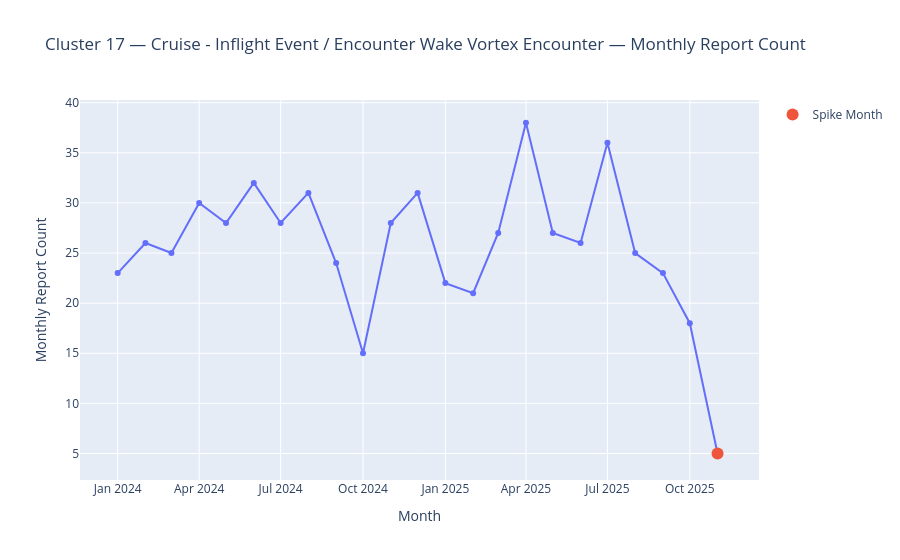
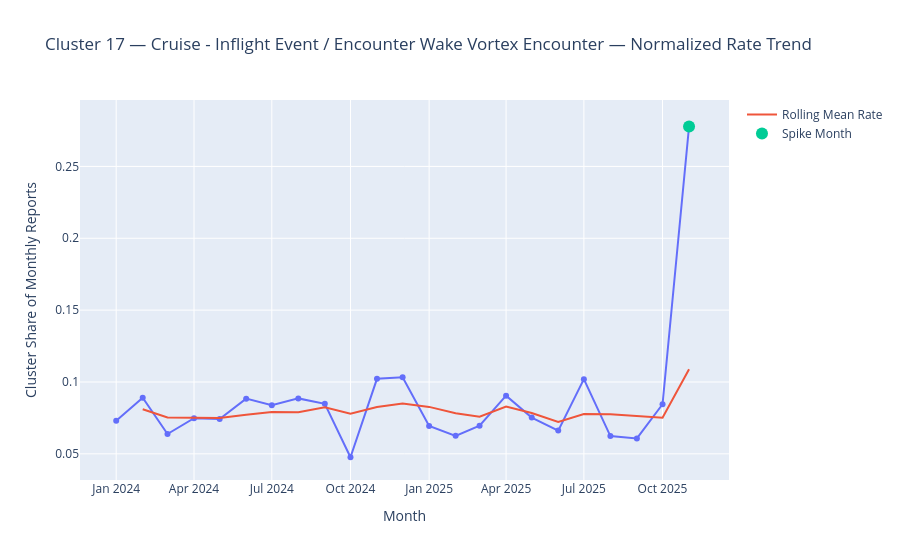
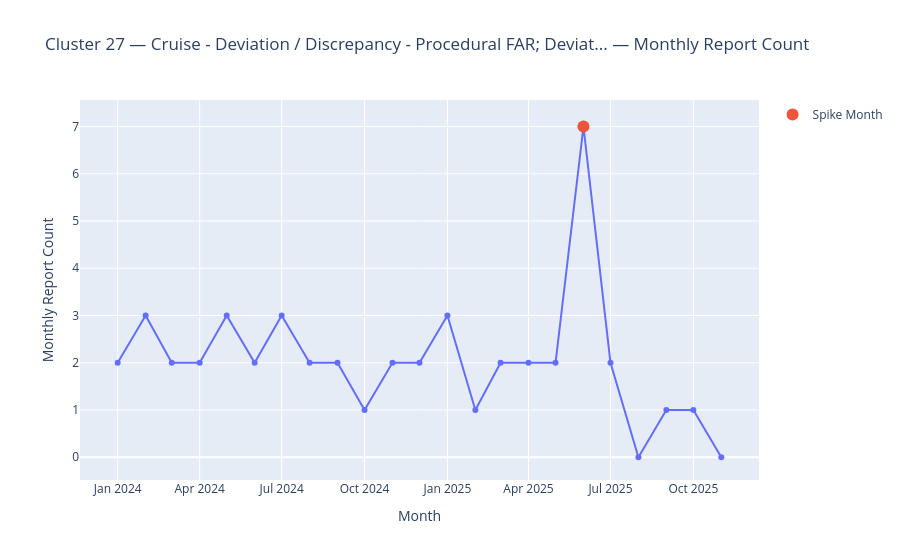
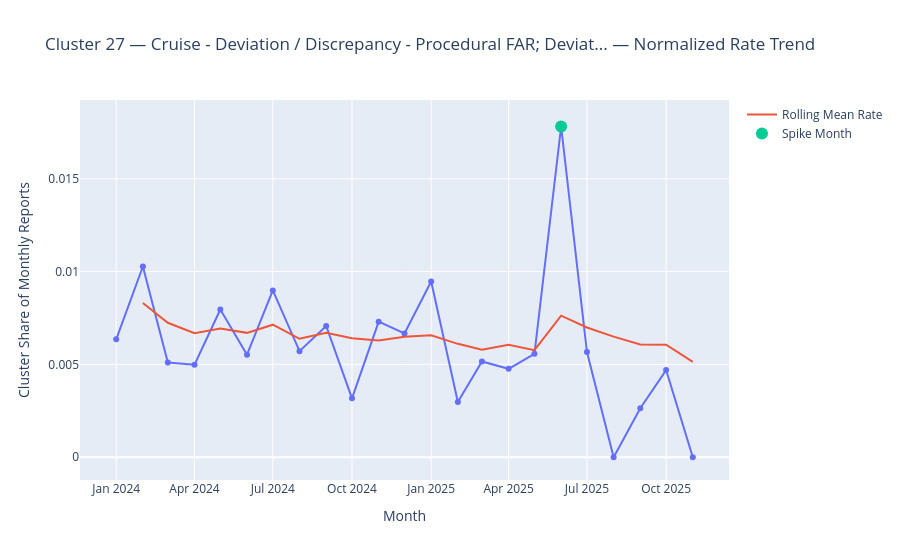

Source (notebook cell) for these figures, in order:
### Code cell
# ============================================================
# TOP 3 SPIKE CLUSTERS - INTERACTIVE TIME-SERIES PLOTS
# ============================================================
# Purpose:
# Show the 3 strongest spike clusters with rich interactive hover info.
#
# This cell assumes you already ran your main time-series pipeline and
# created:
#   - cluster_features_rate   -> full cluster-month trend table
#   - spikes_rate             -> flagged spike rows from rate-based logic
#
# What this cell shows for each top cluster:
# - Cluster ID
# - Optional cluster label / name
# - Optional cluster description
# - Month
# - Monthly count
# - Monthly normalized rate
# - Rolling mean
# - z-score
# - growth %
# - whether the month was flagged as a spike
# - optional metadata like top anomaly / phase / aircraft / terms
# ============================================================

import pandas as pd
import numpy as np
import plotly.express as px
import plotly.graph_objects as go

# ------------------------------------------------------------
# 1. BASIC SAFETY CHECKS
# ------------------------------------------------------------
required_objects = ["cluster_features_rate", "spikes_rate"]
missing_objects = [obj for obj in required_objects if obj not in globals()]

if missing_objects:
    raise ValueError(
        f"Missing required objects: {missing_objects}. "
        "Run the main time-series pipeline first."
    )

if len(spikes_rate) == 0:
    raise ValueError(
        "No spike rows found in 'spikes_rate'. "
        "Try loosening thresholds or confirm spike detection ran correctly."
    )

# ------------------------------------------------------------
# 2. OPTIONAL: MERGE CLUSTER METADATA IF AVAILABLE
# ------------------------------------------------------------
# If your original dataframe df contains cluster-level descriptive columns,
# bring one representative row per cluster into the plotting dataframe.
meta_candidates = [
    "name",
    "description",
    "top_anomaly",
    "top_phase",
    "top_aircraft",
    "top_terms"
]

plot_df = cluster_features_rate.copy()

if "df" in globals():
    available_meta = [c for c in meta_candidates if c in df.columns]

    if available_meta:
        cluster_meta = (
            df[["cluster_id"] + available_meta]
            .drop_duplicates(subset=["cluster_id"])
            .copy()
        )

        cols_to_merge = ["cluster_id"] + [
            c for c in available_meta if c not in plot_df.columns
        ]

        if len(cols_to_merge) > 1:
            plot_df = plot_df.merge(
                cluster_meta[cols_to_merge],
                on="cluster_id",
                how="left"
            )

# ------------------------------------------------------------
# 3. CREATE FRIENDLIER DISPLAY COLUMNS
# ------------------------------------------------------------
# Your earlier pipeline names:
#   count-based: rolling_mean, z_score, growth_pct
#   rate-based : rate_roll_mean, rate_z, rate_growth_pct
#
# To make plotting easier, create standardized aliases.
plot_df = plot_df.copy()

if "month_key" in plot_df.columns:
    plot_df["month_str"] = pd.to_datetime(plot_df["month_key"]).dt.strftime("%Y-%m")

# Count-side aliases
if "rolling_mean" in plot_df.columns:
    plot_df["rolling_mean_count"] = plot_df["rolling_mean"]

if "rolling_std" in plot_df.columns:
    plot_df["rolling_std_count"] = plot_df["rolling_std"]

if "z_score" in plot_df.columns:
    plot_df["z_count"] = plot_df["z_score"]

if "growth_pct" in plot_df.columns:
    plot_df["growth_pct_count"] = plot_df["growth_pct"]

# Rate-side aliases
if "rate_roll_mean" in plot_df.columns:
    plot_df["rolling_mean_rate"] = plot_df["rate_roll_mean"]

if "rate_roll_std" in plot_df.columns:
    plot_df["rolling_std_rate"] = plot_df["rate_roll_std"]

if "rate_z" in plot_df.columns:
    plot_df["z_rate"] = plot_df["rate_z"]

if "rate_growth_pct" in plot_df.columns:
    plot_df["growth_pct_rate"] = plot_df["rate_growth_pct"]

# Standardized spike aliases
if "spike_rate_z" in plot_df.columns:
    plot_df["spike_rate"] = plot_df["spike_rate_z"]

if "spike_z" in plot_df.columns:
    plot_df["spike_count"] = plot_df["spike_z"]

# Previous month's count for hover context
plot_df["prev_count"] = plot_df.groupby("cluster_id")["count"].shift(1)

# ------------------------------------------------------------
# 4. RANK CLUSTERS AND PICK TOP 3
# ------------------------------------------------------------
# We rank clusters by their strongest spike signal.
# If both count and rate z-scores exist, use the stronger of the two.
rank_cols = [c for c in ["z_count", "z_rate"] if c in spikes_rate.columns or c in plot_df.columns]

# Build ranking table from plot_df rows that were flagged as spikes
spike_rows_for_rank = plot_df[plot_df["spike_flag"] == True].copy()

if "z_count" not in spike_rows_for_rank.columns:
    spike_rows_for_rank["z_count"] = np.nan

if "z_rate" not in spike_rows_for_rank.columns:
    spike_rows_for_rank["z_rate"] = np.nan

spike_rank = (
    spike_rows_for_rank.groupby("cluster_id")[["z_count", "z_rate"]]
    .max()
    .fillna(-np.inf)
)

spike_rank["spike_score"] = spike_rank[["z_count", "z_rate"]].max(axis=1)

top3_clusters = (
    spike_rank.sort_values("spike_score", ascending=False)
    .head(3)
    .reset_index()
)

print("Top 3 spike clusters:")
display(top3_clusters)

top_cluster_ids = top3_clusters["cluster_id"].tolist()

# ------------------------------------------------------------
# 5. HELPER FUNCTION: HOVER COLUMN MAP
# ------------------------------------------------------------
def get_hover_columns(g):
    """
    Return only the columns that actually exist in this dataframe,
    with formatting where appropriate.
    """
    hover_map = {}

    candidate_hover = {
        "month_str": True,
        "count": True,
        "month_total": True,
        "rate": ":.4f",
        "prev_count": True,
        "rolling_mean_count": ":.2f",
        "rolling_std_count": ":.2f",
        "z_count": ":.2f",
        "growth_pct_count": ":.1f",
        "rolling_mean_rate": ":.4f",
        "rolling_std_rate": ":.4f",
        "z_rate": ":.2f",
        "growth_pct_rate": ":.1f",
        "spike_count": True,
        "spike_rate": True,
        "spike_flag": True,
        "name": True,
        "description": True,
        "top_anomaly": True,
        "top_phase": True,
        "top_aircraft": True,
        "top_terms": True,
    }

    for col, fmt in candidate_hover.items():
        if col in g.columns:
            hover_map[col] = fmt

    return hover_map

# ------------------------------------------------------------
# 6. PLOT TOP 3 SPIKE CLUSTERS
# ------------------------------------------------------------
for cid in top_cluster_ids:
    g = plot_df[plot_df["cluster_id"] == cid].copy()
    g = g.sort_values("month_key")

    if len(g) == 0:
        continue

    # Trim leading months before the cluster first appears
    active = g[g["count"] > 0]
    if len(active) == 0:
        continue

    first_active_month = active["month_key"].min()
    g = g[g["month_key"] >= first_active_month].copy()

    # Optional metadata for titles / printed description
    cluster_name = ""
    if "name" in g.columns and g["name"].notna().any():
        cluster_name = g["name"].dropna().iloc[0]

    cluster_desc = ""
    if "description" in g.columns and g["description"].notna().any():
        cluster_desc = g["description"].dropna().iloc[0]

    title_suffix = f" — {cluster_name}" if cluster_name else ""
    hover_cols = get_hover_columns(g)

    # Identify spike points for highlighted markers
    spike_points = g[g["spike_flag"] == True].copy() if "spike_flag" in g.columns else pd.DataFrame()

    # --------------------------------------------------------
    # 6A. MONTHLY COUNT PLOT
    # --------------------------------------------------------
    fig_count = px.line(
        g,
        x="month_key",
        y="count",
        markers=True,
        hover_data=hover_cols,
        title=f"Cluster {cid}{title_suffix} — Monthly Report Count"
    )

    # Add count rolling mean if available
    if "rolling_mean_count" in g.columns:
        fig_count.add_trace(
            go.Scatter(
                x=g["month_key"],
                y=g["rolling_mean_count"],
                mode="lines",
                name="Rolling Mean Count"
            )
        )

    # Highlight spike months
    if len(spike_points) > 0:
        fig_count.add_trace(
            go.Scatter(
                x=spike_points["month_key"],
                y=spike_points["count"],
                mode="markers",
                name="Spike Month",
                marker=dict(size=12, symbol="circle")
            )
        )

    fig_count.update_layout(
        xaxis_title="Month",
        yaxis_title="Monthly Report Count",
        hovermode="x unified"
    )

    fig_count.show()

    # --------------------------------------------------------
    # 6B. NORMALIZED RATE / SHARE PLOT
    # --------------------------------------------------------
    if "rate" in g.columns:
        fig_rate = px.line(
            g,
            x="month_key",
            y="rate",
            markers=True,
            hover_data=hover_cols,
            title=f"Cluster {cid}{title_suffix} — Normalized Rate Trend"
        )

        # Add rolling mean for normalized rate
        if "rolling_mean_rate" in g.columns:
            fig_rate.add_trace(
                go.Scatter(
                    x=g["month_key"],
                    y=g["rolling_mean_rate"],
                    mode="lines",
                    name="Rolling Mean Rate"
                )
            )

        # Highlight spike months
        if len(spike_points) > 0:
            fig_rate.add_trace(
                go.Scatter(
                    x=spike_points["month_key"],
                    y=spike_points["rate"],
                    mode="markers",
                    name="Spike Month",
                    marker=dict(size=12, symbol="circle")
                )
            )

        fig_rate.update_layout(
            xaxis_title="Month",
            yaxis_title="Cluster Share of Monthly Reports",
            hovermode="x unified"
        )

        fig_rate.show()

    # --------------------------------------------------------
    # 6C. PRINT DESCRIPTION UNDER THE PLOTS
    # --------------------------------------------------------
    if cluster_desc:
        print(f"Cluster {cid} description: {cluster_desc}\n")

### Figure 1 — Plotly figure (JSON) as saved in the notebook; plotly's stock layout.template omitted (floating-point values rounded to 4 significant figures; data arrays with more than 128 entries replaced by an {"elided": "..."} marker saying what was removed)
{"data": [{"customdata": {"elided": "23x12 mixed values"}, "hovertemplate": "month_key=%{x}<br>count=%{y}<br>month_str=%{customdata[0]}<br>month_total=%{customdata[1]}<br>rate=%{customdata[2]:.4f}<br>prev_count=%{customdata[3]}<br>rolling_mean_rate=%{customdata[4]:.4f}<br>rolling_std_rate=%{customdata[5]:.4f}<br>z_rate=%{customdata[6]:.2f}<br>growth_pct_rate=%{customdata[7]:.1f}<br>spike_rate=%{customdata[8]}<br>spike_flag=%{customdata[9]}<br>name=%{customdata[10]}<br>description=%{customdata[11]}<extra></extra>", "legendgroup": "", "line": {"color": "#636efa", "dash": "solid"}, "marker": {"symbol": "circle"}, "mode": "lines+markers", "name": "", "orientation": "v", "showlegend": false, "type": "scatter", "x": ["2024-01-01T00:00:00.000000000", "2024-02-01T00:00:00.000000000", "2024-03-01T00:00:00.000000000", "2024-04-01T00:00:00.000000000", "2024-05-01T00:00:00.000000000", "2024-06-01T00:00:00.000000000", "2024-07-01T00:00:00.000000000", "2024-08-01T00:00:00.000000000", "2024-09-01T00:00:00.000000000", "2024-10-01T00:00:00.000000000", "2024-11-01T00:00:00.000000000", "2024-12-01T00:00:00.000000000", "2025-01-01T00:00:00.000000000", "2025-02-01T00:00:00.000000000", "2025-03-01T00:00:00.000000000", "2025-04-01T00:00:00.000000000", "2025-05-01T00:00:00.000000000", "2025-06-01T00:00:00.000000000", "2025-07-01T00:00:00.000000000", "2025-08-01T00:00:00.000000000", "2025-09-01T00:00:00.000000000", "2025-10-01T00:00:00.000000000", "2025-11-01T00:00:00.000000000"], "xaxis": "x", "y": [23.0, 26.0, 25.0, 30.0, 28.0, 32.0, 28.0, 31.0, 24.0, 15.0, 28.0, 31.0, 22.0, 21.0, 27.0, 38.0, 27.0, 26.0, 36.0, 25.0, 23.0, 18.0, 5.0], "yaxis": "y"}, {"marker": {"size": 12, "symbol": "circle"}, "mode": "markers", "name": "Spike Month", "type": "scatter", "x": ["2025-11-01T00:00:00.000000000"], "y": [5.0]}], "layout": {"hovermode": "x unified", "legend": {"tracegroupgap": 0}, "title": {"text": "Cluster 17 — Cruise - Inflight Event / Encounter Wake Vortex Encounter — Monthly Report Count"}, "xaxis": {"anchor": "y", "domain": [0, 1], "title": {"text": "Month"}}, "yaxis": {"anchor": "x", "domain": [0, 1], "title": {"text": "Monthly Report Count"}}}}

### Figure 2 — Plotly figure (JSON) as saved in the notebook; plotly's stock layout.template omitted (floating-point values rounded to 4 significant figures; data arrays with more than 128 entries replaced by an {"elided": "..."} marker saying what was removed)
{"data": [{"customdata": {"elided": "23x12 mixed values"}, "hovertemplate": "month_key=%{x}<br>rate=%{y:.4f}<br>month_str=%{customdata[0]}<br>count=%{customdata[1]}<br>month_total=%{customdata[2]}<br>prev_count=%{customdata[3]}<br>rolling_mean_rate=%{customdata[4]:.4f}<br>rolling_std_rate=%{customdata[5]:.4f}<br>z_rate=%{customdata[6]:.2f}<br>growth_pct_rate=%{customdata[7]:.1f}<br>spike_rate=%{customdata[8]}<br>spike_flag=%{customdata[9]}<br>name=%{customdata[10]}<br>description=%{customdata[11]}<extra></extra>", "legendgroup": "", "line": {"color": "#636efa", "dash": "solid"}, "marker": {"symbol": "circle"}, "mode": "lines+markers", "name": "", "orientation": "v", "showlegend": false, "type": "scatter", "x": ["2024-01-01T00:00:00.000000000", "2024-02-01T00:00:00.000000000", "2024-03-01T00:00:00.000000000", "2024-04-01T00:00:00.000000000", "2024-05-01T00:00:00.000000000", "2024-06-01T00:00:00.000000000", "2024-07-01T00:00:00.000000000", "2024-08-01T00:00:00.000000000", "2024-09-01T00:00:00.000000000", "2024-10-01T00:00:00.000000000", "2024-11-01T00:00:00.000000000", "2024-12-01T00:00:00.000000000", "2025-01-01T00:00:00.000000000", "2025-02-01T00:00:00.000000000", "2025-03-01T00:00:00.000000000", "2025-04-01T00:00:00.000000000", "2025-05-01T00:00:00.000000000", "2025-06-01T00:00:00.000000000", "2025-07-01T00:00:00.000000000", "2025-08-01T00:00:00.000000000", "2025-09-01T00:00:00.000000000", "2025-10-01T00:00:00.000000000", "2025-11-01T00:00:00.000000000"], "xaxis": "x", "y": [0.07302, 0.08904, 0.06378, 0.07481, 0.07427, 0.0884, 0.08383, 0.08857, 0.08481, 0.04762, 0.1022, 0.1033, 0.0694, 0.0625, 0.06959, 0.09048, 0.07521, 0.06616, 0.102, 0.06234, 0.06069, 0.08451, 0.2778], "yaxis": "y"}, {"mode": "lines", "name": "Rolling Mean Rate", "type": "scatter", "x": ["2024-01-01T00:00:00.000000000", "2024-02-01T00:00:00.000000000", "2024-03-01T00:00:00.000000000", "2024-04-01T00:00:00.000000000", "2024-05-01T00:00:00.000000000", "2024-06-01T00:00:00.000000000", "2024-07-01T00:00:00.000000000", "2024-08-01T00:00:00.000000000", "2024-09-01T00:00:00.000000000", "2024-10-01T00:00:00.000000000", "2024-11-01T00:00:00.000000000", "2024-12-01T00:00:00.000000000", "2025-01-01T00:00:00.000000000", "2025-02-01T00:00:00.000000000", "2025-03-01T00:00:00.000000000", "2025-04-01T00:00:00.000000000", "2025-05-01T00:00:00.000000000", "2025-06-01T00:00:00.000000000", "2025-07-01T00:00:00.000000000", "2025-08-01T00:00:00.000000000", "2025-09-01T00:00:00.000000000", "2025-10-01T00:00:00.000000000", "2025-11-01T00:00:00.000000000"], "y": [NaN, 0.08103, 0.07528, 0.07516, 0.07498, 0.07722, 0.07902, 0.07894, 0.08245, 0.07792, 0.08257, 0.08506, 0.08265, 0.07831, 0.07577, 0.08291, 0.07842, 0.07222, 0.07765, 0.07763, 0.07614, 0.07515, 0.1089]}, {"marker": {"size": 12, "symbol": "circle"}, "mode": "markers", "name": "Spike Month", "type": "scatter", "x": ["2025-11-01T00:00:00.000000000"], "y": [0.2778]}], "layout": {"hovermode": "x unified", "legend": {"tracegroupgap": 0}, "title": {"text": "Cluster 17 — Cruise - Inflight Event / Encounter Wake Vortex Encounter — Normalized Rate Trend"}, "xaxis": {"anchor": "y", "domain": [0, 1], "title": {"text": "Month"}}, "yaxis": {"anchor": "x", "domain": [0, 1], "title": {"text": "Cluster Share of Monthly Reports"}}}}

### Figure 3 — Plotly figure (JSON) as saved in the notebook; plotly's stock layout.template omitted (floating-point values rounded to 4 significant figures; data arrays with more than 128 entries replaced by an {"elided": "..."} marker saying what was removed)
{"data": [{"customdata": {"elided": "23x12 mixed values"}, "hovertemplate": "month_key=%{x}<br>count=%{y}<br>month_str=%{customdata[0]}<br>month_total=%{customdata[1]}<br>rate=%{customdata[2]:.4f}<br>prev_count=%{customdata[3]}<br>rolling_mean_rate=%{customdata[4]:.4f}<br>rolling_std_rate=%{customdata[5]:.4f}<br>z_rate=%{customdata[6]:.2f}<br>growth_pct_rate=%{customdata[7]:.1f}<br>spike_rate=%{customdata[8]}<br>spike_flag=%{customdata[9]}<br>name=%{customdata[10]}<br>description=%{customdata[11]}<extra></extra>", "legendgroup": "", "line": {"color": "#636efa", "dash": "solid"}, "marker": {"symbol": "circle"}, "mode": "lines+markers", "name": "", "orientation": "v", "showlegend": false, "type": "scatter", "x": ["2024-01-01T00:00:00.000000000", "2024-02-01T00:00:00.000000000", "2024-03-01T00:00:00.000000000", "2024-04-01T00:00:00.000000000", "2024-05-01T00:00:00.000000000", "2024-06-01T00:00:00.000000000", "2024-07-01T00:00:00.000000000", "2024-08-01T00:00:00.000000000", "2024-09-01T00:00:00.000000000", "2024-10-01T00:00:00.000000000", "2024-11-01T00:00:00.000000000", "2024-12-01T00:00:00.000000000", "2025-01-01T00:00:00.000000000", "2025-02-01T00:00:00.000000000", "2025-03-01T00:00:00.000000000", "2025-04-01T00:00:00.000000000", "2025-05-01T00:00:00.000000000", "2025-06-01T00:00:00.000000000", "2025-07-01T00:00:00.000000000", "2025-08-01T00:00:00.000000000", "2025-09-01T00:00:00.000000000", "2025-10-01T00:00:00.000000000", "2025-11-01T00:00:00.000000000"], "xaxis": "x", "y": [2.0, 3.0, 2.0, 2.0, 3.0, 2.0, 3.0, 2.0, 2.0, 1.0, 2.0, 2.0, 3.0, 1.0, 2.0, 2.0, 2.0, 7.0, 2.0, 0.0, 1.0, 1.0, 0.0], "yaxis": "y"}, {"marker": {"size": 12, "symbol": "circle"}, "mode": "markers", "name": "Spike Month", "type": "scatter", "x": ["2025-06-01T00:00:00.000000000"], "y": [7.0]}], "layout": {"hovermode": "x unified", "legend": {"tracegroupgap": 0}, "title": {"text": "Cluster 27 — Cruise - Deviation / Discrepancy - Procedural FAR; Deviat... — Monthly Report Count"}, "xaxis": {"anchor": "y", "domain": [0, 1], "title": {"text": "Month"}}, "yaxis": {"anchor": "x", "domain": [0, 1], "title": {"text": "Monthly Report Count"}}}}

### Figure 4 — Plotly figure (JSON) as saved in the notebook; plotly's stock layout.template omitted (floating-point values rounded to 4 significant figures; data arrays with more than 128 entries replaced by an {"elided": "..."} marker saying what was removed)
{"data": [{"customdata": {"elided": "23x12 mixed values"}, "hovertemplate": "month_key=%{x}<br>rate=%{y:.4f}<br>month_str=%{customdata[0]}<br>count=%{customdata[1]}<br>month_total=%{customdata[2]}<br>prev_count=%{customdata[3]}<br>rolling_mean_rate=%{customdata[4]:.4f}<br>rolling_std_rate=%{customdata[5]:.4f}<br>z_rate=%{customdata[6]:.2f}<br>growth_pct_rate=%{customdata[7]:.1f}<br>spike_rate=%{customdata[8]}<br>spike_flag=%{customdata[9]}<br>name=%{customdata[10]}<br>description=%{customdata[11]}<extra></extra>", "legendgroup": "", "line": {"color": "#636efa", "dash": "solid"}, "marker": {"symbol": "circle"}, "mode": "lines+markers", "name": "", "orientation": "v", "showlegend": false, "type": "scatter", "x": ["2024-01-01T00:00:00.000000000", "2024-02-01T00:00:00.000000000", "2024-03-01T00:00:00.000000000", "2024-04-01T00:00:00.000000000", "2024-05-01T00:00:00.000000000", "2024-06-01T00:00:00.000000000", "2024-07-01T00:00:00.000000000", "2024-08-01T00:00:00.000000000", "2024-09-01T00:00:00.000000000", "2024-10-01T00:00:00.000000000", "2024-11-01T00:00:00.000000000", "2024-12-01T00:00:00.000000000", "2025-01-01T00:00:00.000000000", "2025-02-01T00:00:00.000000000", "2025-03-01T00:00:00.000000000", "2025-04-01T00:00:00.000000000", "2025-05-01T00:00:00.000000000", "2025-06-01T00:00:00.000000000", "2025-07-01T00:00:00.000000000", "2025-08-01T00:00:00.000000000", "2025-09-01T00:00:00.000000000", "2025-10-01T00:00:00.000000000", "2025-11-01T00:00:00.000000000"], "xaxis": "x", "y": [0.006349, 0.01027, 0.005102, 0.004988, 0.007958, 0.005525, 0.008982, 0.005714, 0.007067, 0.003175, 0.007299, 0.006667, 0.009464, 0.002976, 0.005155, 0.004762, 0.005571, 0.01781, 0.005666, 0.0, 0.002639, 0.004695, 0.0], "yaxis": "y"}, {"mode": "lines", "name": "Rolling Mean Rate", "type": "scatter", "x": ["2024-01-01T00:00:00.000000000", "2024-02-01T00:00:00.000000000", "2024-03-01T00:00:00.000000000", "2024-04-01T00:00:00.000000000", "2024-05-01T00:00:00.000000000", "2024-06-01T00:00:00.000000000", "2024-07-01T00:00:00.000000000", "2024-08-01T00:00:00.000000000", "2024-09-01T00:00:00.000000000", "2024-10-01T00:00:00.000000000", "2024-11-01T00:00:00.000000000", "2024-12-01T00:00:00.000000000", "2025-01-01T00:00:00.000000000", "2025-02-01T00:00:00.000000000", "2025-03-01T00:00:00.000000000", "2025-04-01T00:00:00.000000000", "2025-05-01T00:00:00.000000000", "2025-06-01T00:00:00.000000000", "2025-07-01T00:00:00.000000000", "2025-08-01T00:00:00.000000000", "2025-09-01T00:00:00.000000000", "2025-10-01T00:00:00.000000000", "2025-11-01T00:00:00.000000000"], "y": [NaN, 0.008312, 0.007242, 0.006678, 0.006934, 0.006699, 0.007138, 0.006378, 0.006706, 0.006403, 0.006294, 0.006484, 0.006564, 0.006108, 0.005789, 0.006054, 0.005766, 0.007623, 0.00699, 0.006494, 0.006075, 0.006064, 0.005135]}, {"marker": {"size": 12, "symbol": "circle"}, "mode": "markers", "name": "Spike Month", "type": "scatter", "x": ["2025-06-01T00:00:00.000000000"], "y": [0.01781]}], "layout": {"hovermode": "x unified", "legend": {"tracegroupgap": 0}, "title": {"text": "Cluster 27 — Cruise - Deviation / Discrepancy - Procedural FAR; Deviat... — Normalized Rate Trend"}, "xaxis": {"anchor": "y", "domain": [0, 1], "title": {"text": "Month"}}, "yaxis": {"anchor": "x", "domain": [0, 1], "title": {"text": "Cluster Share of Monthly Reports"}}}}
